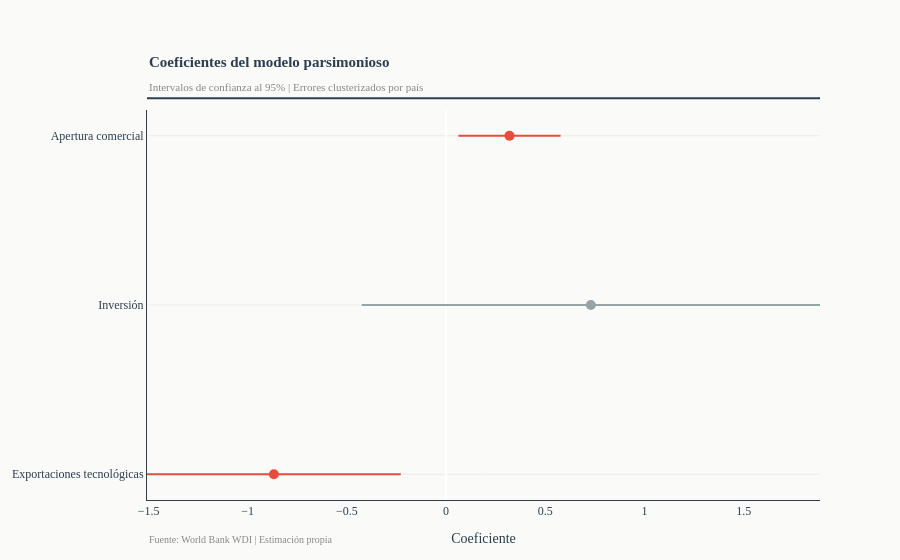

Write notebook code for a chart like this one.
### Code cell
import pandas as pd

# Datos del modelo parsimonioso
coef_df = pd.DataFrame({
    'coef'  : fd_result_final.params,
    'lower' : fd_result_final.conf_int()['lower'],
    'upper' : fd_result_final.conf_int()['upper']
}).reset_index()
coef_df.columns = ['variable', 'coef', 'lower', 'upper']

# Etiquetas legibles
labels = {
    'tech_exports'  : 'Exportaciones tecnológicas',
    'investment'    : 'Inversión',
    'trade_openness': 'Apertura comercial'
}
coef_df['variable'] = coef_df['variable'].map(labels)

# Color según significancia
coef_df['color'] = coef_df.apply(
    lambda r: '#e74c3c' if r['lower'] > 0 or r['upper'] < 0 else '#95a5a6', 
    axis=1
)

fig_coef = go.Figure()

for _, row in coef_df.iterrows():
    # Intervalo de confianza
    fig_coef.add_trace(go.Scatter(
        x=[row['lower'], row['upper']],
        y=[row['variable'], row['variable']],
        mode='lines',
        line=dict(color=row['color'], width=2),
        showlegend=False
    ))
    # Punto central
    fig_coef.add_trace(go.Scatter(
        x=[row['coef']],
        y=[row['variable']],
        mode='markers',
        marker=dict(color=row['color'], size=10),
        showlegend=False
    ))

# Línea vertical en cero
fig_coef.update_layout(**BASE_LAYOUT, title=None)
fig_coef.update_xaxes(title='Coeficiente')
add_title(fig_coef,
          'Coeficientes del modelo parsimonioso',
          'Intervalos de confianza al 95% | Errores clusterizados por país')
add_source(fig_coef, 'World Bank WDI | Estimación propia')
fig_coef.show()

### Figure 1 — Plotly figure (JSON) as saved in the notebook; plotly's stock layout.template omitted (floating-point values rounded to 4 significant figures)
{"data": [{"line": {"color": "#e74c3c", "width": 2}, "mode": "lines", "showlegend": false, "type": "scatter", "x": [-1.508, -0.2286], "y": ["Exportaciones tecnológicas", "Exportaciones tecnológicas"]}, {"marker": {"color": "#e74c3c", "size": 10}, "mode": "markers", "showlegend": false, "type": "scatter", "x": [-0.8682], "y": ["Exportaciones tecnológicas"]}, {"line": {"color": "#95a5a6", "width": 2}, "mode": "lines", "showlegend": false, "type": "scatter", "x": [-0.4252, 1.885], "y": ["Inversión", "Inversión"]}, {"marker": {"color": "#95a5a6", "size": 10}, "mode": "markers", "showlegend": false, "type": "scatter", "x": [0.7299], "y": ["Inversión"]}, {"line": {"color": "#e74c3c", "width": 2}, "mode": "lines", "showlegend": false, "type": "scatter", "x": [0.06201, 0.5771], "y": ["Apertura comercial", "Apertura comercial"]}, {"marker": {"color": "#e74c3c", "size": 10}, "mode": "markers", "showlegend": false, "type": "scatter", "x": [0.3195], "y": ["Apertura comercial"]}], "layout": {"annotations": [{"align": "left", "font": {"color": "#2c3e50", "family": "Georgia, serif", "size": 15}, "showarrow": false, "text": "<b>Coeficientes del modelo parsimonioso</b>", "x": 0, "xref": "paper", "y": 1.15, "yref": "paper"}, {"align": "left", "font": {"color": "#888", "family": "Georgia, serif", "size": 11}, "showarrow": false, "text": "Intervalos de confianza al 95% | Errores clusterizados por país", "x": 0, "xref": "paper", "y": 1.08, "yref": "paper"}, {"align": "left", "font": {"color": "#888", "size": 10}, "showarrow": false, "text": "Fuente: World Bank WDI | Estimación propia", "x": 0, "xref": "paper", "y": -0.12, "yref": "paper"}], "font": {"color": "#2c3e50", "family": "Georgia, serif", "size": 12}, "legend": {"bgcolor": "#fafaf8", "bordercolor": "#e8e8e4", "borderwidth": 1, "font": {"color": "#2c3e50"}}, "margin": {"b": 60, "t": 110}, "paper_bgcolor": "#fafaf8", "plot_bgcolor": "#fafaf8", "shapes": [{"line": {"color": "#2c3e50", "width": 2}, "type": "line", "x0": 0, "x1": 1, "xref": "paper", "y0": 1.03, "y1": 1.03, "yref": "paper"}], "title": {}, "xaxis": {"gridcolor": "#e8e8e4", "gridwidth": 0.5, "linecolor": "#2c3e50", "showgrid": false, "tickfont": {"color": "#2c3e50"}, "title": {"text": "Coeficiente"}}, "yaxis": {"gridcolor": "#e8e8e4", "gridwidth": 0.8, "linecolor": "#2c3e50", "tickfont": {"color": "#2c3e50"}, "zeroline": true, "zerolinecolor": "#2c3e50", "zerolinewidth": 1}}}
